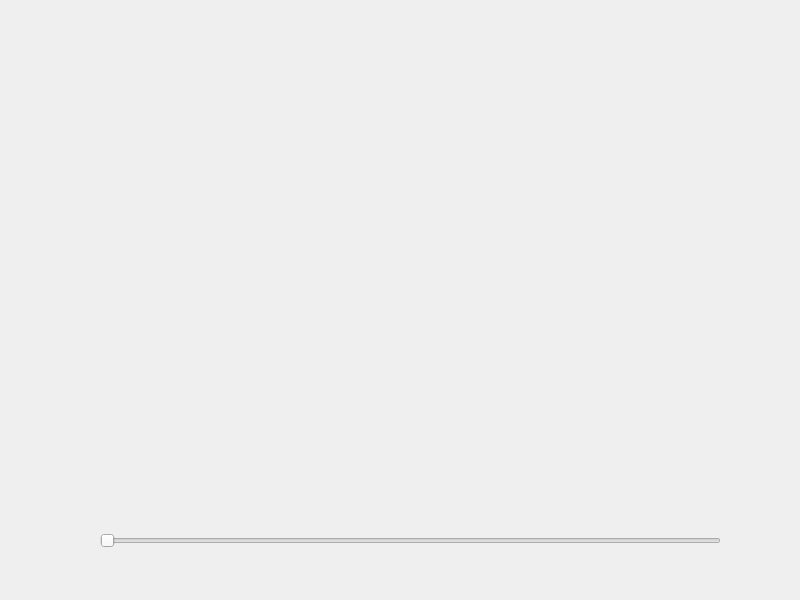
<?xml version="1.0" encoding="UTF-8"?>
<ui version="4.0">
 <class>Widget</class>
 <widget class="QWidget" name="Widget">
  <property name="geometry">
   <rect>
    <x>0</x>
    <y>0</y>
    <width>800</width>
    <height>600</height>
   </rect>
  </property>
  <property name="windowTitle">
   <string>Widget</string>
  </property>
  <widget class="QSlider" name="horizontalSlider">
   <property name="geometry">
    <rect>
     <x>100</x>
     <y>530</y>
     <width>621</width>
     <height>22</height>
    </rect>
   </property>
   <property name="maximum">
    <number>100</number>
   </property>
   <property name="orientation">
    <enum>Qt::Horizontal</enum>
   </property>
  </widget>
  <widget class="GaugeCar" name="widget" native="true">
   <property name="geometry">
    <rect>
     <x>190</x>
     <y>130</y>
     <width>361</width>
     <height>301</height>
    </rect>
   </property>
  </widget>
 </widget>
 <customwidgets>
  <customwidget>
   <class>GaugeCar</class>
   <extends>QWidget</extends>
   <header location="global">gaugecar.h</header>
   <container>1</container>
  </customwidget>
 </customwidgets>
 <resources/>
 <connections/>
</ui>
